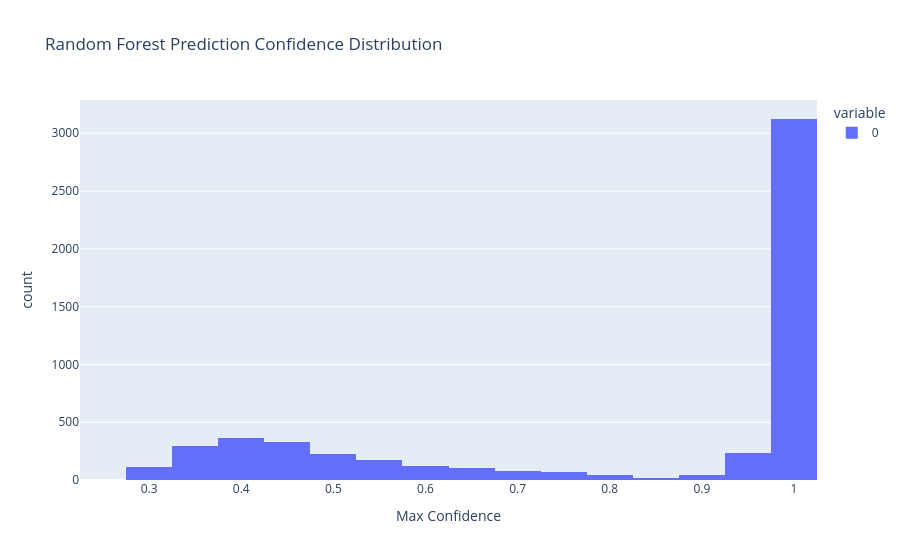
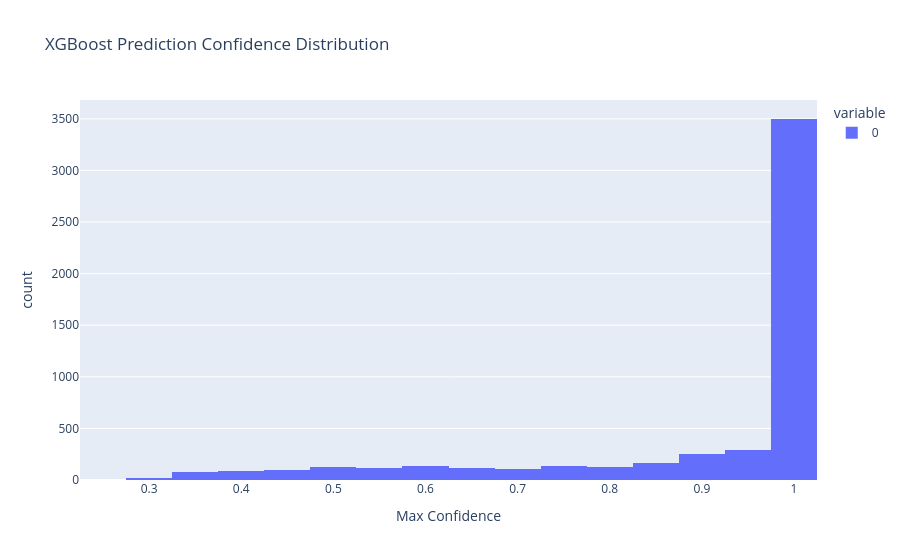

Source (notebook cell) for these figures, in order:
### Code cell
import numpy as np

def plot_prediction_confidence(probs, model_name):
    max_conf = np.max(probs, axis=1)
    fig = px.histogram(max_conf, nbins=30, title=f"{model_name} Prediction Confidence Distribution", labels={'value': 'Max Confidence'})
    fig.show()

plot_prediction_confidence(rf_probs, "Random Forest")
plot_prediction_confidence(xgb_probs, "XGBoost")

### Figure 1 — Plotly figure (JSON) as saved in the notebook; plotly's stock layout.template omitted (floating-point values rounded to 4 significant figures; data arrays with more than 128 entries replaced by an {"elided": "..."} marker saying what was removed)
{"data": [{"alignmentgroup": "True", "bingroup": "x", "hovertemplate": "variable=0<br>Max Confidence=%{x}<br>count=%{y}<extra></extra>", "legendgroup": "0", "marker": {"color": "#636efa", "pattern": {"shape": ""}}, "name": "0", "nbinsx": 30, "offsetgroup": "0", "orientation": "v", "showlegend": true, "type": "histogram", "x": {"elided": "5352 float values"}, "xaxis": "x", "yaxis": "y"}], "layout": {"barmode": "relative", "legend": {"title": {"text": "variable"}, "tracegroupgap": 0}, "title": {"text": "Random Forest Prediction Confidence Distribution"}, "xaxis": {"anchor": "y", "domain": [0, 1], "title": {"text": "Max Confidence"}}, "yaxis": {"anchor": "x", "domain": [0, 1], "title": {"text": "count"}}}}

### Figure 2 — Plotly figure (JSON) as saved in the notebook; plotly's stock layout.template omitted (floating-point values rounded to 4 significant figures; data arrays with more than 128 entries replaced by an {"elided": "..."} marker saying what was removed)
{"data": [{"alignmentgroup": "True", "bingroup": "x", "hovertemplate": "variable=0<br>Max Confidence=%{x}<br>count=%{y}<extra></extra>", "legendgroup": "0", "marker": {"color": "#636efa", "pattern": {"shape": ""}}, "name": "0", "nbinsx": 30, "offsetgroup": "0", "orientation": "v", "showlegend": true, "type": "histogram", "x": {"elided": "5352 float values"}, "xaxis": "x", "yaxis": "y"}], "layout": {"barmode": "relative", "legend": {"title": {"text": "variable"}, "tracegroupgap": 0}, "title": {"text": "XGBoost Prediction Confidence Distribution"}, "xaxis": {"anchor": "y", "domain": [0, 1], "title": {"text": "Max Confidence"}}, "yaxis": {"anchor": "x", "domain": [0, 1], "title": {"text": "count"}}}}
